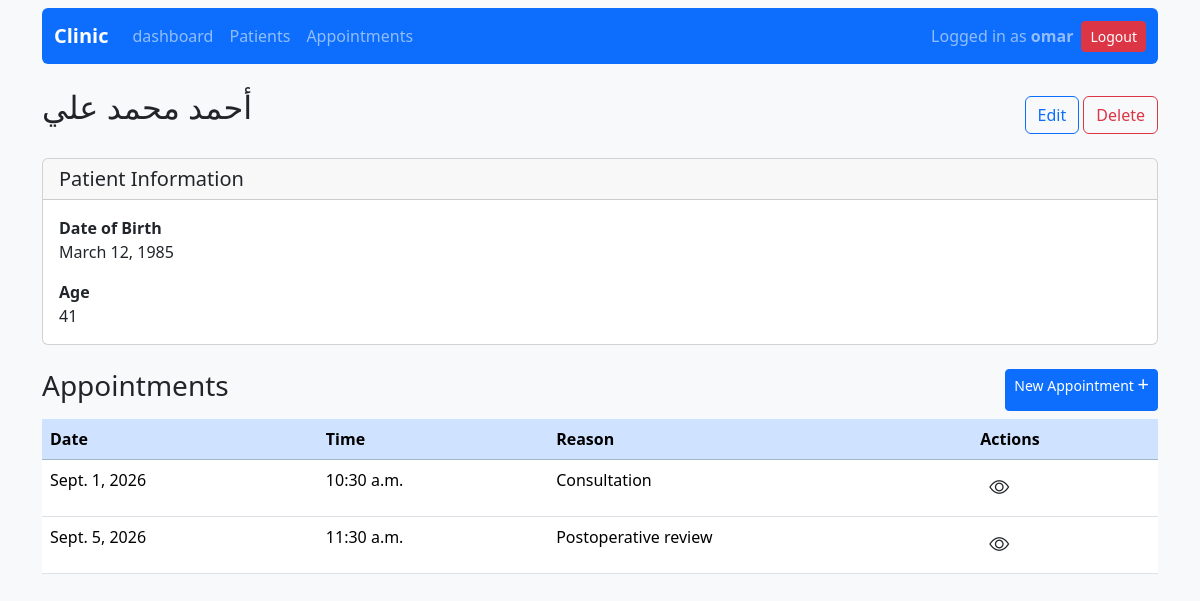
The app's page /patients/12/ (signed in), older data.
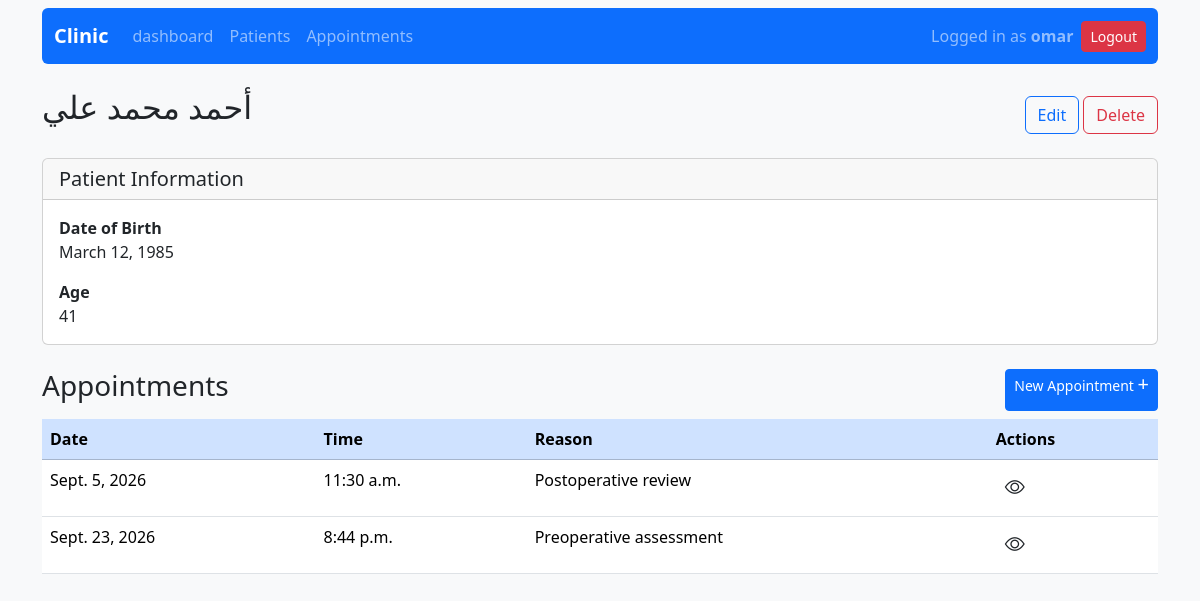
The same page, newer data.
### patients/models.py (models this page shows, shortened)
class Patient(models.Model):
    name = models.CharField(max_length=100)
    phone = models.CharField(max_length=15)
    date_of_birth = models.DateField()
    @property
    def age(self):
        today = date.today()
        return today.year - self.date_of_birth.year - (
            (today.month, today.day) < (self.date_of_birth.month, self.date_of_birth.day)
        )

### appointments/models.py (models this page shows, shortened)
class Appointment(models.Model):
    class Status(models.TextChoices):
        SCHEDULED = 'scheduled', 'Scheduled'
        COMPLETED = 'completed', 'Completed'
        CANCELED = 'canceled', 'Canceled'
    patient = models.ForeignKey(Patient, on_delete=models.CASCADE, related_name='appointments')
    date = models.DateField()
    time = models.TimeField()
    reason = models.CharField(max_length=255)
    notes = models.TextField(blank=True)
    status = models.CharField(max_length=20, choices=Status.choices, default=Status.SCHEDULED)

### patients/views.py (the view)
# urls.py: path('<int:patient_id>/', views.patient_details, name='patient_details'),
@login_required
def patient_details(request, patient_id):
    patient = get_object_or_404(Patient, id=patient_id)
    return render(request, 'patient_details.html', {'patient': patient})

### patients/templates/patient_details.html
{% extends 'base.html' %}
{% block content %}
<div class="d-flex justify-content-between align-items-center  mb-3">
    <h2 class="mb-3">{{ patient.name }}</h2>
    <div>
        <a href="{% url 'edit_patient' patient.id %}"
            class="btn btn-outline-primary">
            Edit
        </a>
        <a href="{% url 'delete_patient' patient.id %}"
            class="btn btn-outline-danger">
            Delete
        </a>
    </div>
</div>
<div class="card mb-4">
    <div class="card-header">
        <h5 class="mb-0">Patient Information</h5>
    </div>
    <div class="card-body">
        <div class="mb-3">
            <strong>Date of Birth</strong>
            <div>{{ patient.date_of_birth }}</div>
        </div>
        <div class="">
            <strong>Age</strong>
            <div>{{ patient.age }}</div>
        </div>
    </div>
</div>
<div class="d-flex justify-content-between mb-2">
    <h3>Appointments</h3>
    <a class="btn btn-primary btn-sm" href="{% url 'new_appointment' %}?patient_id={{ patient.id }}">New Appointment <span class="fs-5 lh-1">+</span></a>
</div>
<table class="table">
    <thead>
        <tr class="table-primary">
            <th>Date</th>
            <th>Time</th>
            <th>Reason</th>
            <th>Actions</th>
        </tr>
    </thead>
    <tbody>
        {% for appointment in patient.appointments.all %}
            <tr>
                <td>{{ appointment.date }}</td>
                <td>{{ appointment.time }}</td>
                <td>{{ appointment.reason }}</td>
                <td><a href="{% url 'appointment_details' appointment.id %}" class="btn btn-sm"><i class="bi bi-eye fs-5"></i></a></td>
            </tr>
        {% empty %}
            <tr>
                <td colspan="4" class="text-center">No appointments found.</td>
            </tr>
        {% endfor %}
    </tbody>
</table>
{% endblock %}

### templates/base.html (shortened to what this page needs)
<!DOCTYPE html>
<html>
<head>
    <link href="https://cdn.jsdelivr.net/npm/bootstrap@5.3.8/dist/css/bootstrap.min.css" rel="stylesheet">
    <link rel="stylesheet" href="https://cdn.jsdelivr.net/npm/bootstrap-icons@1.13.1/font/bootstrap-icons.min.css">
</head>
<body class="bg-light">
    <div class="container pt-2">
        <nav class="navbar navbar-expand-lg navbar-dark bg-primary rounded">
            <div class="container-fluid">
            <a class="navbar-brand fw-bold" href="{% url 'dashboard' %}">Clinic</a>
            <div class="collapse navbar-collapse" id="navbar">
                <ul class="navbar-nav me-auto mb-2 mb-lg-0">
                    <li class="nav-item">
                        <a class="nav-link {% if request.resolver_match.url_name == 'dashboard' %}active{% endif %}" aria-current="page" href="{% url 'dashboard' %}">dashboard</a>
                    </li>
                    <li class="nav-item">
                        <a class="nav-link {% if request.resolver_match.url_name == 'patient_list' %}active{% endif %}" href="{% url 'patient_list' %}">Patients</a>
                    </li>
                    <li class="nav-item">
                        <a class="nav-link {% if request.resolver_match.url_name == 'appointment_list' %}active{% endif %}" href="{% url 'appointment_list' %}">Appointments</a>
                    </li>
                </ul>
            </div>
            <div class="ms-auto">
            {% if user.is_authenticated %}
                <form method="post" action="{% url 'logout' %}" class="d-inline">
                    <div class="d-flex align-items-center">
                        <span class="navbar-text me-2">
                            Logged in as <strong>{{ user.username }}</strong>
                        </span>
                        <button type="submit" class="btn btn-danger btn-sm">
                            Logout
                        </button>
                    </div>
                </form>
            {% endif %}
            </div>
        </div>
    </nav>
    <main class="mt-4">
        {% block content %}
        {% endblock %}
    </main>
</div>
</body>
</html>

Row changes from the older to the newer data that the page shows:
removed Appointment: date "Sept. 1, 2026", time "10:30 a.m.", reason "Consultation"
added Appointment: date "Sept. 23, 2026", time "8:44 p.m.", reason "Preoperative assessment"
